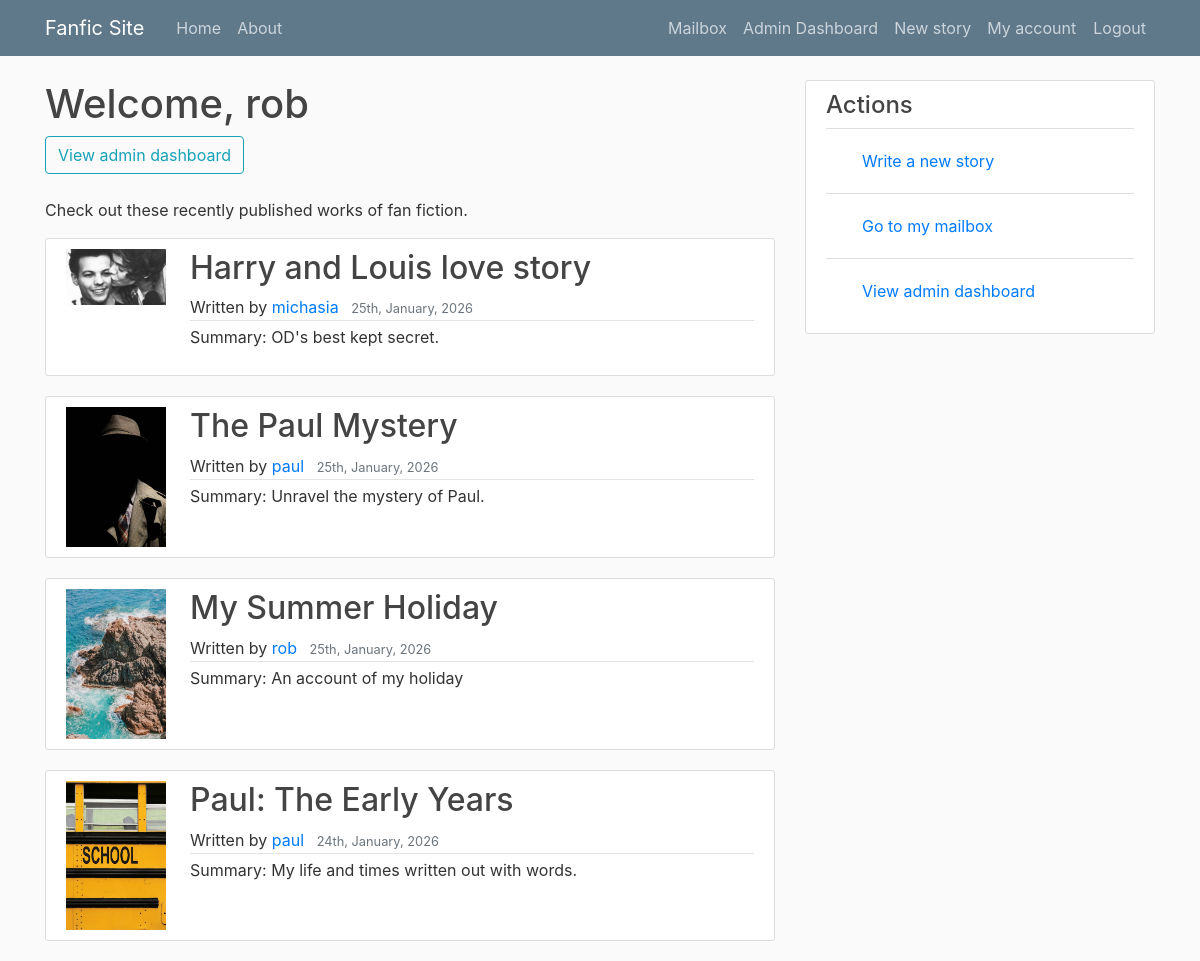
The app's page / (signed in) with its own data.
### stories/models.py (models this page shows, shortened)
class Story(models.Model):
    STATUS_CHOICES = [
        ('draft', 'Draft (private)'),
        ('published', 'Published'),
    ]
    title = models.CharField(max_length=100)
    author = models.ForeignKey(User, on_delete=models.CASCADE, related_name='stories')
    summary = models.TextField(max_length=500)
    fandom = models.CharField(max_length=100)
    genre = models.ForeignKey(Genre, on_delete=models.SET_NULL, null=True, related_name='stories')
    rating = models.CharField(max_length=30)
    status = models.CharField(
        max_length=20,
        choices=STATUS_CHOICES,
        default='draft'
    )
    date_published = models.DateTimeField(default=timezone.now)
    cover_image = models.ImageField(upload_to='covers/', blank=True, null=True)

### stories/views.py (the view)
# urls.py: path('', StoryListView.as_view(), name='stories-home'),
class StoryListView(ListView):
    model = Story
    template_name = 'stories/home.html' #<app>/<model>_<viewtype>.html
    context_object_name = 'stories'
    ordering = ['-date_published']
    paginate_by = 4
    def get_queryset(self):
        return Story.objects.filter(status='published').order_by('-date_published')

### stories/templates/stories/home.html (shortened to what this page needs)
{% extends "stories/base.html" %}
{% block content %}
<h1>Welcome, {{ user.username }}</h1>
{% if request.user.is_staff %}
<a class='btn btn-outline-info mb-4' href="{% url 'admin:index' %}">View admin dashboard</a>
{% endif %}
<p>Check out these recently published works of fan fiction.</p>
{% for story in stories %}
<article class="media content-section">
    <img class="mr-4" src="{{ story.cover_image.url }}" alt="{{ story.title }} cover" style="max-width:100px;">
    <div class="media-body">
        <h2><a class="article-title" href="{% url 'story-detail' story.id %}">{{ story.title }}</a></h2>
                <div class="article-metadata">
            Written by <a class="mr-2" href="{% url 'user-stories' story.author.username %}">{{ story.author }}</a>
            <small class="text-muted">{{ story.date_published|date:'dS, F, Y' }}</small>
        </div>
        <p class="article-summary">Summary: {{ story.summary }}</p>
    </div>
</article>
{% endfor %}
{% endblock content %}

### stories/static/stories/main.css (style rules this page uses)
body { background: #fafafa; color: #333333; margin-top: 5rem; }
h1, h2, h3, h4, h5, h6 { color: #444444; }
.content-section { background: #ffffff; padding: 10px 20px; border: 1px solid #dddddd; border-radius: 3px; margin-bottom: 20px; }
.article-title { color: #444444; }
.article-metadata { padding-bottom: 1px; margin-bottom: 4px; border-bottom: 1px solid #e3e3e3 }

### records on screen
Story: cover_image (picture), title "Harry and Louis love story", author "michasia", date_published "25th, January, 2026", summary "OD's best kept secret."
Story: cover_image (picture), title "The Paul Mystery", author "paul", date_published "25th, January, 2026", summary "Unravel the mystery of Paul."
Story: cover_image (picture), title "My Summer Holiday", author "rob", date_published "25th, January, 2026", summary "An account of my holiday"
Story: cover_image (picture), title "Paul: The Early Years", author "paul", date_published "24th, January, 2026", summary "My life and times written out with words."

### other values on screen
{{ user.username }} "rob"
